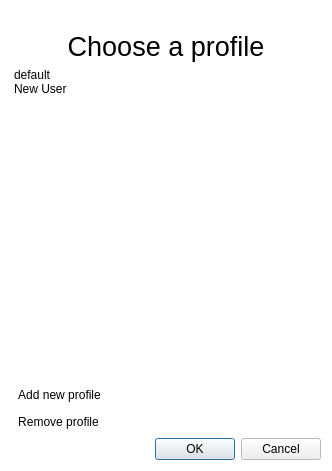
<?xml version="1.0" encoding="UTF-8"?>
<ui version="4.0">
 <class>QgsUserProfileSelectionDialog</class>
 <widget class="QDialog" name="QgsUserProfileSelectionDialog">
  <property name="geometry">
   <rect>
    <x>0</x>
    <y>0</y>
    <width>332</width>
    <height>471</height>
   </rect>
  </property>
  <property name="palette">
   <palette>
    <active>
     <colorrole role="Base">
      <brush brushstyle="SolidPattern">
       <color alpha="255">
        <red>255</red>
        <green>255</green>
        <blue>255</blue>
       </color>
      </brush>
     </colorrole>
     <colorrole role="Window">
      <brush brushstyle="SolidPattern">
       <color alpha="255">
        <red>255</red>
        <green>255</green>
        <blue>255</blue>
       </color>
      </brush>
     </colorrole>
    </active>
    <inactive>
     <colorrole role="Base">
      <brush brushstyle="SolidPattern">
       <color alpha="255">
        <red>255</red>
        <green>255</green>
        <blue>255</blue>
       </color>
      </brush>
     </colorrole>
     <colorrole role="Window">
      <brush brushstyle="SolidPattern">
       <color alpha="255">
        <red>255</red>
        <green>255</green>
        <blue>255</blue>
       </color>
      </brush>
     </colorrole>
    </inactive>
    <disabled>
     <colorrole role="Base">
      <brush brushstyle="SolidPattern">
       <color alpha="255">
        <red>255</red>
        <green>255</green>
        <blue>255</blue>
       </color>
      </brush>
     </colorrole>
     <colorrole role="Window">
      <brush brushstyle="SolidPattern">
       <color alpha="255">
        <red>255</red>
        <green>255</green>
        <blue>255</blue>
       </color>
      </brush>
     </colorrole>
    </disabled>
   </palette>
  </property>
  <property name="windowTitle">
   <string>User Profile Selector</string>
  </property>
  <layout class="QVBoxLayout" name="verticalLayout">
   <item>
    <layout class="QHBoxLayout">
     <item>
      <widget class="QLabel" name="label_2">
       <property name="maximumSize">
        <size>
         <width>100</width>
         <height>100</height>
        </size>
       </property>
       <property name="text">
        <string/>
       </property>
       <property name="pixmap">
        <pixmap resource="../../images/images.qrc">:/images/icons/qgis_icon.svg</pixmap>
       </property>
       <property name="scaledContents">
        <bool>true</bool>
       </property>
       <property name="alignment">
        <set>Qt::AlignCenter</set>
       </property>
      </widget>
     </item>
    </layout>
   </item>
   <item>
    <widget class="QLabel" name="label">
     <property name="font">
      <font>
       <pointsize>20</pointsize>
      </font>
     </property>
     <property name="text">
      <string>Choose a profile</string>
     </property>
     <property name="alignment">
      <set>Qt::AlignCenter</set>
     </property>
    </widget>
   </item>
   <item>
    <widget class="QListWidget" name="mProfileListWidget">
     <property name="frameShape">
      <enum>QFrame::NoFrame</enum>
     </property>
     <property name="uniformItemSizes">
      <bool>true</bool>
     </property>
     <item>
      <property name="text">
       <string>default</string>
      </property>
      <property name="icon">
       <iconset resource="../../images/images.qrc">
        <normaloff>:/images/themes/default/user.svg</normaloff>:/images/themes/default/user.svg</iconset>
      </property>
     </item>
     <item>
      <property name="text">
       <string>New User</string>
      </property>
      <property name="icon">
       <iconset resource="../../images/images.qrc">
        <normaloff>:/images/themes/default/user.svg</normaloff>:/images/themes/default/user.svg</iconset>
      </property>
     </item>
    </widget>
   </item>
   <item>
    <widget class="QToolButton" name="mAddProfileButton">
     <property name="text">
      <string>Add new profile</string>
     </property>
     <property name="icon">
      <iconset resource="../../images/images.qrc">
       <normaloff>:/images/themes/default/symbologyAdd.svg</normaloff>:/images/themes/default/symbologyAdd.svg</iconset>
     </property>
     <property name="iconSize">
      <size>
       <width>24</width>
       <height>24</height>
      </size>
     </property>
     <property name="toolButtonStyle">
      <enum>Qt::ToolButtonTextBesideIcon</enum>
     </property>
     <property name="autoRaise">
      <bool>true</bool>
     </property>
    </widget>
   </item>
   <item>
    <widget class="QToolButton" name="mRemoveProfileButton">
     <property name="text">
      <string>Remove profile</string>
     </property>
     <property name="icon">
      <iconset resource="../../images/images.qrc">
       <normaloff>:/images/themes/default/symbologyRemove.svg</normaloff>:/images/themes/default/symbologyRemove.svg</iconset>
     </property>
     <property name="iconSize">
      <size>
       <width>24</width>
       <height>24</height>
      </size>
     </property>
     <property name="toolButtonStyle">
      <enum>Qt::ToolButtonTextBesideIcon</enum>
     </property>
     <property name="autoRaise">
      <bool>true</bool>
     </property>
    </widget>
   </item>
   <item>
    <widget class="QDialogButtonBox" name="buttonBox">
     <property name="orientation">
      <enum>Qt::Horizontal</enum>
     </property>
     <property name="standardButtons">
      <set>QDialogButtonBox::Cancel|QDialogButtonBox::Ok</set>
     </property>
    </widget>
   </item>
  </layout>
 </widget>
 <resources>
  <include location="../../images/images.qrc"/>
 </resources>
 <connections>
  <connection>
   <sender>buttonBox</sender>
   <signal>accepted()</signal>
   <receiver>QgsUserProfileSelectionDialog</receiver>
   <slot>accept()</slot>
   <hints>
    <hint type="sourcelabel">
     <x>145</x>
     <y>392</y>
    </hint>
    <hint type="destinationlabel">
     <x>165</x>
     <y>208</y>
    </hint>
   </hints>
  </connection>
  <connection>
   <sender>buttonBox</sender>
   <signal>rejected()</signal>
   <receiver>QgsUserProfileSelectionDialog</receiver>
   <slot>reject()</slot>
   <hints>
    <hint type="sourcelabel">
     <x>145</x>
     <y>392</y>
    </hint>
    <hint type="destinationlabel">
     <x>165</x>
     <y>208</y>
    </hint>
   </hints>
  </connection>
 </connections>
</ui>
